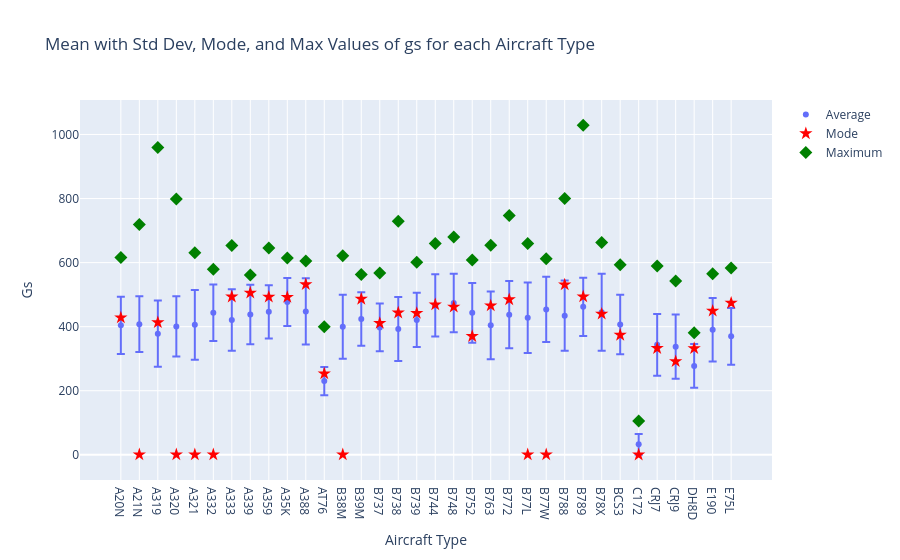

The notebook cell saved with this chart:
### Code cell
## Plot statistics for various values
y_var_name = 'gs'  ## Choose a variable to plot mean, max, mode, and std dev
x = list(means[y_var_name].keys()) # get aircraft types for x axis

# Make scatter plots
trace_mean = go.Scatter(x=x,
                        y=means[y_var_name].tolist(),
                        mode='markers',
                        name='Average',
                        error_y=dict( type='data',
                                     array=stds[y_var_name].tolist(),
                                     visible=True                        
                                    )
                       )

trace_mode = go.Scatter(x=x,
                        y=modes[y_var_name].tolist(),
                        mode='markers',
                        name='Mode',
                        marker=dict(symbol='star', size=10, color='red')
                       )


trace_max = go.Scatter(x=x,
                       y=maxes[y_var_name].tolist(),
                       mode='markers',    
                       name='Maximum',
                       marker=dict(symbol='diamond', size=10, color='green')
                      )                        

stats_fig = go.Figure(data=[trace_mean, trace_mode, trace_max])

stats_fig.update_layout(
    title=f"Mean with Std Dev, Mode, and Max Values of {y_var_name} for each Aircraft Type",
    xaxis_title='Aircraft Type',
    yaxis_title=y_var_name.title()
)

stats_fig.show()

### Figure 1 — Plotly figure (JSON) as saved in the notebook; plotly's stock layout.template omitted (floating-point values rounded to 4 significant figures)
{"data": [{"error_y": {"array": [89.37, 86.97, 103.3, 93.91, 108.8, 88.07, 95.82, 92.79, 82.96, 75.04, 103.1, 44.0, 99.94, 83.48, 74.6, 99.67, 84.69, 96.94, 91.22, 93.4, 105.8, 105.0, 110.3, 101.7, 109.8, 90.72, 120.2, 92.88, 32.57, 96.62, 100.3, 68.26, 99.23, 88.41], "type": "data", "visible": true}, "mode": "markers", "name": "Average", "type": "scatter", "x": ["A20N", "A21N", "A319", "A320", "A321", "A332", "A333", "A339", "A359", "A35K", "A388", "AT76", "B38M", "B39M", "B737", "B738", "B739", "B744", "B748", "B752", "B763", "B772", "B77L", "B77W", "B788", "B789", "B78X", "BCS3", "C172", "CRJ7", "CRJ9", "DH8D", "E190", "E75L"], "y": [404.3, 407.7, 378.1, 400.7, 405.7, 443.2, 420.7, 437.7, 446.3, 477.2, 447.6, 230.0, 399.4, 423.6, 397.5, 392.5, 421.1, 466.3, 473.7, 443.0, 404.0, 437.3, 427.8, 453.8, 434.2, 461.9, 445.2, 406.7, 32.58, 343.2, 337.6, 277.4, 390.6, 369.7]}, {"marker": {"color": "red", "size": 10, "symbol": "star"}, "mode": "markers", "name": "Mode", "type": "scatter", "x": ["A20N", "A21N", "A319", "A320", "A321", "A332", "A333", "A339", "A359", "A35K", "A388", "AT76", "B38M", "B39M", "B737", "B738", "B739", "B744", "B748", "B752", "B763", "B772", "B77L", "B77W", "B788", "B789", "B78X", "BCS3", "C172", "CRJ7", "CRJ9", "DH8D", "E190", "E75L"], "y": [428.1, 0.7, 413.1, 0.7, 0.7, 0.7, 493.3, 505.4, 492.9, 492, 532, 253.3, 0.7, 486.3, 411, 443.4, 442.2, 469, 461.9, 370, 465.5, 484.9, 0.7, 0.7, 531, 494, 439.9, 373.9, 0.1, 332.7, 291.6, 332.4, 449.1, 474]}, {"marker": {"color": "green", "size": 10, "symbol": "diamond"}, "mode": "markers", "name": "Maximum", "type": "scatter", "x": ["A20N", "A21N", "A319", "A320", "A321", "A332", "A333", "A339", "A359", "A35K", "A388", "AT76", "B38M", "B39M", "B737", "B738", "B739", "B744", "B748", "B752", "B763", "B772", "B77L", "B77W", "B788", "B789", "B78X", "BCS3", "C172", "CRJ7", "CRJ9", "DH8D", "E190", "E75L"], "y": [616.3, 718.7, 959.2, 798.4, 631, 579.3, 653.2, 561.3, 645.2, 614.5, 604.6, 400, 621.3, 563.1, 567.4, 729.2, 601.3, 659.6, 679.7, 607.8, 654, 747, 659.9, 611.8, 800.2, 1029.0, 662.8, 593.3, 105.6, 589.7, 542.3, 380.9, 565.5, 583.2]}], "layout": {"autosize": true, "title": {"text": "Mean with Std Dev, Mode, and Max Values of gs for each Aircraft Type"}, "xaxis": {"autorange": true, "range": [-2.126, 35.13], "title": {"text": "Aircraft Type"}, "type": "category"}, "yaxis": {"autorange": true, "range": [-104.8, 1134.0], "title": {"text": "Gs"}, "type": "linear"}}}
